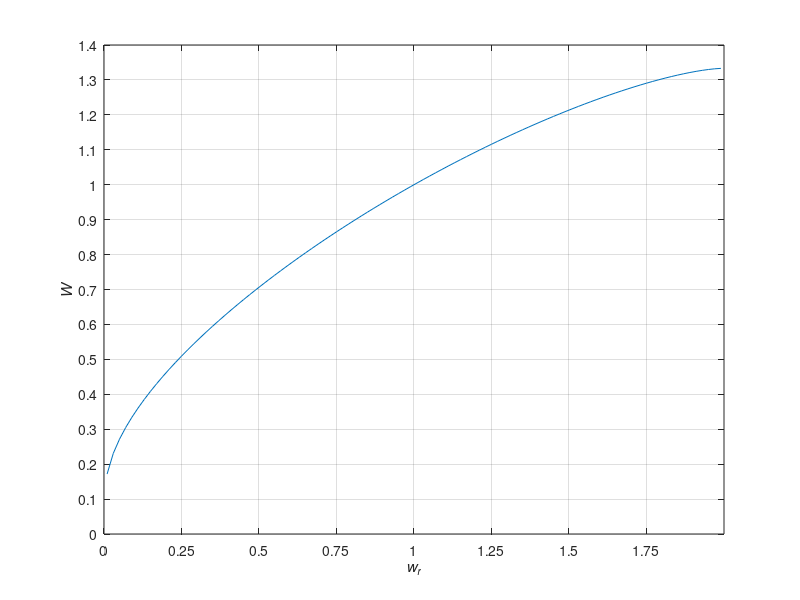

This figure's MATLAB source:
% w_r=0:0.01:2;
w_r=0.01:0.02:1.99;
%  A=8*(1-w_r).^3;
%  B=3*log((2-w_r)./w_r).*(w_r-2).^2;
%  C=-12*w_r.^2+30*w_r-18;
%  W=A./(B+C);
 W=8*(1-w_r).^3./(3*(w_r-2).^2.*log((2-w_r)./w_r)-18+30*w_r-12*w_r.^2);
 
 figure(2)
 plot(w_r,W)
 xlabel('\itw_r');
ylabel('\itW');
set(gca,'XTickMode','manual','XTick',[0:0.25:1.99]);
set(gca,'YTick',[0:0.1:1.4]);
grid on





